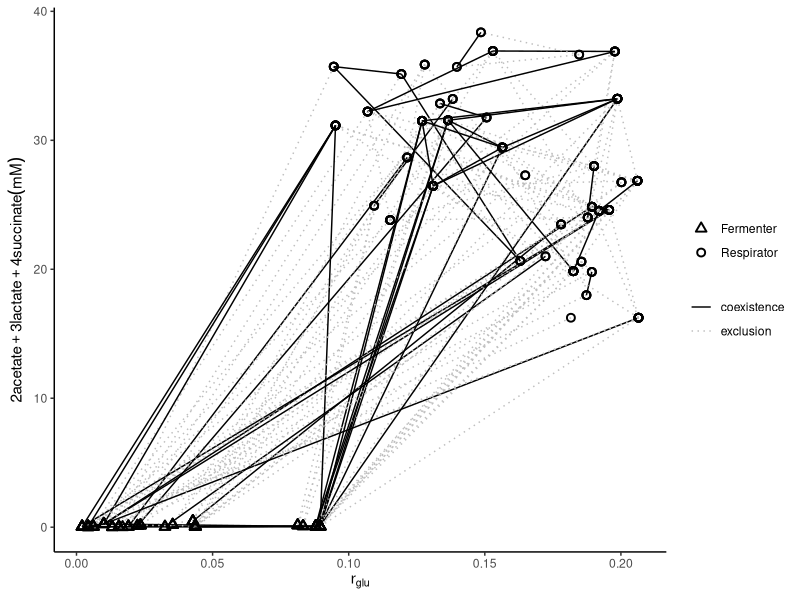
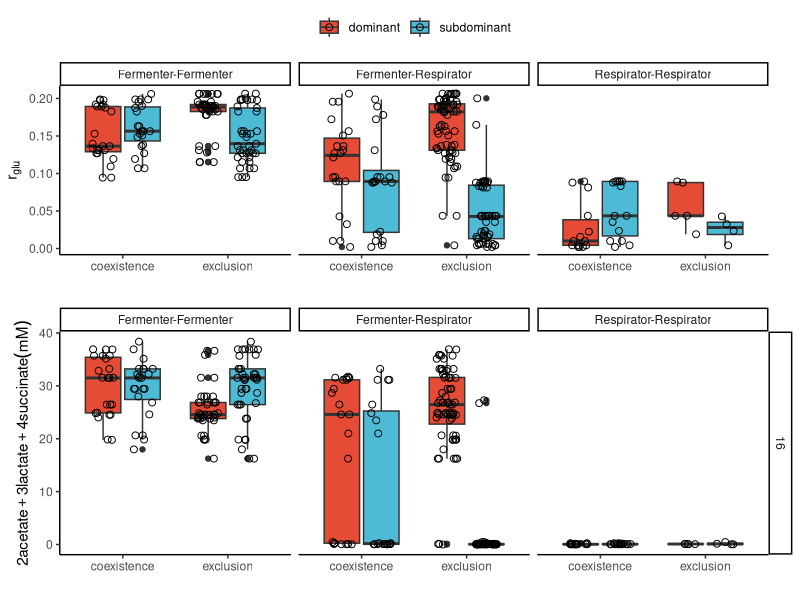

Generate these figures, in order, with R:
# Figure 3: pairs alike coexist more than pairs dissimilar
library(tidyverse)
library(cowplot)
library(ggsci)

isolates <- read_csv(here::here("data/output/isolates.csv"))
pairs_meta <- read_csv(here::here("data/output/pairs_meta.csv"))

interaction_type <- c("exclusion", "coexistence")
interaction_color = c("#DB7469", "#557BAA")
names(interaction_color) <- interaction_type

# r_glu vs. sum_acids
pairs_glu <- pairs_meta %>%
    select(Community, ID1, ID2, PairFermenter, InteractionType, `D-Glucose1`, `D-Glucose2`, Fermenter1, Fermenter2) %>%
    pivot_longer(cols = starts_with("D-"), names_to = "Isolate", values_to = "r_glu") %>%
    mutate(Isolate = sub("D-Glucose", "", Isolate)) %>%
    mutate(Fermenter = ifelse(Isolate == 1, Fermenter1, Fermenter2)) %>%
    select(-Fermenter1, -Fermenter2)

pairs_meta_sum <- pairs_meta %>%
    select(Community, ID1, ID2, r_glu_d, InteractionType, PairFermenter, contains("ByproductSum")) %>%
    pivot_longer(cols = contains("Sum"), names_to = "Time", values_to = "byproduct_sum") %>%
    separate(col = Time, into = c("Time", "Isolate"), sep = "hr") %>%
    mutate(Time = sub("ByproductSum_", "", sub("", "", Time))) %>%
    filter(!is.na(PairFermenter), Time != 0)
pairs_sum <- pairs_meta_sum %>%  filter(Time == 16) %>% select(-r_glu_d)
pairs_glu_sum <- pairs_glu %>% left_join(pairs_sum)
pairs_glu_sum_w <- pairs_glu_sum %>% select(-Fermenter) %>%
    pivot_wider(names_from = Isolate, values_from = c(r_glu, byproduct_sum))


# r_glu
p1 <- pairs_meta %>%
    filter(!is.na(PairFermenter)) %>%
    select(PairFermenter, InteractionType, `D-Glucose1`, `D-Glucose2`) %>%
    pivot_longer(cols = starts_with("D-"), names_to = "Isolate", values_to = "r_glu") %>%
    ggplot(aes(x = InteractionType, y = r_glu, fill = Isolate)) +
    geom_boxplot() +
    geom_point(shape = 1, size = 2, position = position_jitterdodge(jitter.width = 0.2)) +
    scale_fill_npg(labels = c("dominant", "subdominant"), name = "Isolate") +
    facet_grid(.~PairFermenter, scales = "free_y", labeller = labeller(PairFermenter = c(FF = "Fermenter-Fermenter", FN = "Fermenter-Respirator", NN = "Respirator-Respirator"))) +
    theme_classic() +
    theme(legend.title = element_blank(), legend.position = "top") +
    labs(x = "", y = expression(r[glu]))

# Amount of total acid secretion. sum_A, sum_B
p2 <- pairs_meta_sum %>%
    filter(Time == 16) %>%
    ggplot(aes(x = InteractionType, y = byproduct_sum, fill = Isolate)) +
    geom_boxplot() +
    geom_point(shape = 1, size = 2, position = position_jitterdodge(jitter.width = 0.2)) +
    scale_fill_npg(labels = c("dominant", "subdominant"), name = "Isolate") +
    facet_grid(Time~PairFermenter, scales = "free_y", labeller = labeller(PairFermenter = c(FF = "Fermenter-Fermenter", FN = "Fermenter-Respirator", NN = "Respirator-Respirator"))) +
    theme_classic() +
    theme(legend.title = element_blank(), legend.position = "none") +
    labs(x = "", y = expression(2*acetate + 3*lactate + 4*succinate(mM)))

# Scatter r_glu vs. sum_acids ----
p3 <- pairs_glu_sum %>%
    filter(!is.na(Fermenter)) %>%
    ggplot() +
    geom_segment(data = pairs_glu_sum_w, aes(x = r_glu_1, xend = r_glu_2, y = byproduct_sum_1, yend = byproduct_sum_2, color = InteractionType, linetype = InteractionType)) +
    geom_point(aes(x = r_glu, y = byproduct_sum, shape = Fermenter), stroke = 1, size = 2) +
    #scale_color_manual(values = interaction_color) +
    scale_color_manual(values = c("coexistence" = "black", "exclusion" = "grey")) +
    scale_linetype_manual(values = c("coexistence" = 1, "exclusion" = 3)) +
    scale_shape_manual(values = c(`TRUE` = 1, `FALSE` = 2), labels = c("Fermenter", "Respirator")) +
    theme_classic() +
    theme(legend.title = element_blank(), legend.position = "right") +
    labs(x = expression(r[glu]), y = expression(2*acetate + 3*lactate + 4*succinate(mM)))

ggsave(here::here("plots/Fig_pairs-glu_acids.png"), p3, width = 6, height = 4)

p <- plot_grid(p1, p2, align = "v", axis = "lr", ncol = 1)
ggsave(here::here("plots/Fig3.png"), p, width = 8, height = 8)



#
pairs_glu_sum_w %>%
    filter(PairFermenter == "FN") %>%
    filter(!is.na(InteractionType)) %>%
    mutate(InteractionType = ifelse(InteractionType == "coexistence", 1, 0)) %>%
    mutate(r_glu_d = r_glu_1 - r_glu_2, byproduct_sum_d = byproduct_sum_1 - byproduct_sum_2) %>%
    glm(formula = InteractionType ~ r_glu_d * byproduct_sum_d, data = ., family = "binomial") %>%
    broom::tidy() %>%
    select(term, estimate, p.value)







if (FALSE) {
    ## Boxplot difference in the total amount of secretion
    p2 <- pairs_meta %>%
        select(Community, ID1, ID2, r_glu_d, InteractionType, PairFermenter, contains("_sum_")) %>%
        pivot_longer(cols = ends_with("hr_d"), names_to = "Time", values_to = "byproduct_sum_d") %>%
        mutate(Time = sub("byproduct_sum_", "", sub("hr_d", "", Time))) %>%
        filter(!is.na(Time), !is.na(PairFermenter)) %>%
        ggplot(aes(x = InteractionType, y = byproduct_sum_d, fill = InteractionType)) +
        geom_boxplot() +
        geom_point(aes(color = Isolate), shape = 1, size = 2, position = position_jitterdodge(jitter.width = 0.2)) +
        #geom_jitter(shape = 1, size = 2) +
        geom_hline(yintercept = 0, color = "red") +
        scale_fill_manual(values = c("coexistence"=grey(0.5), "exclusion"=grey(0.9))) +
        facet_grid(Time~PairFermenter, scales = "free_y",
                   labeller = labeller(PairFermenter = c(FF = "Fermenter-Fermenter", FN = "Fermenter-Respirator", NN = "Respirator-Respirator"))) +
        theme_classic() +
        theme(legend.title = element_blank()) +
        labs(x = "", y = expression(sum[A] - sum[B]))
    ggsave(here::here("plots/Fig_pairs-total_acids_boxplot.png"), p, width = 8, height = 8)

    ## Scatterplot, r_glu_d vs. sum_d
    p <- pairs_meta %>%
        filter(!is.na(PairFermenter)) %>%
        select(Community, ID1, ID2, r_glu_d, InteractionType, PairFermenter, contains("_sum_")) %>%
        pivot_longer(cols = ends_with("hr_d"), names_to = "Time", values_to = "byproduct_sum_d") %>%
        mutate(Time = sub("byproduct_sum_", "", sub("hr_d", "", Time))) %>%
        ggplot() +
        geom_vline(xintercept = 0, linetype = 2) +
        geom_hline(yintercept = 0, linetype = 2) +
        geom_point(aes(x = r_glu_d, y = byproduct_sum_d, shape = InteractionType, color = PairFermenter), size = 2) +
        scale_shape_manual(values = c("coexistence" = 16, "exclusion" = 1)) +
        scale_color_discrete(labels = c(FF = "Fermenter-Fermenter", FN = "Fermenter-Respirator", NN = "Respirator-Respirator")) +
        facet_grid(.~Time, labeller = labeller(Time = c(`16` = "16hr", `28` = "28hr", `48` = "48hr"))) +
        theme_classic() +
        theme(legend.title = element_blank(), legend.position = "top", legend.direction = "horizontal") +
        labs(x = expression(r[A_glu] - r[B_glu]), y = expression(sum[A]-sum[B]))
    ggsave(here::here("plots/Fig_pairs-total_acids_scatter.png"), p, width = 10, height = 4)


}

